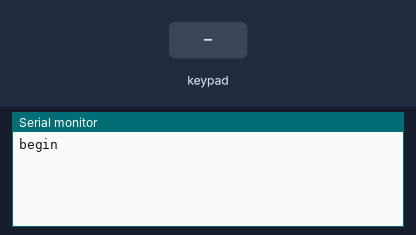
Simulated run of this sketch. Board: Arduino Uno, built with avr-gcc and run on an emulated ATmega328P. Shown: the last lines printed to the serial monitor. The test bench sets the inputs (shaded band). No radio packets arrive unless stated.

Above: at 1.2 s.
1.3 s: key 'A' pressed
At 1.7 s:
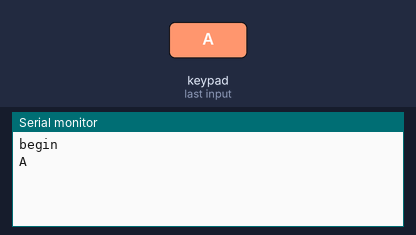
2.8 s: key 'B' pressed
At 3.9 s:
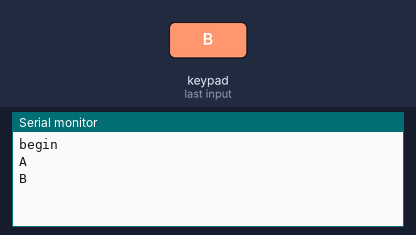
4.3 s: key 'C' pressed
At 4.9 s:
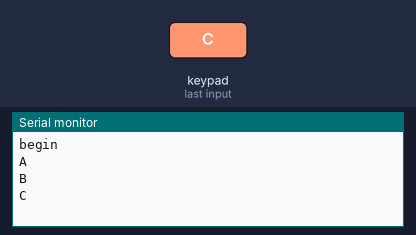
5.8 s: key 'D' pressed
At 6.3 s:
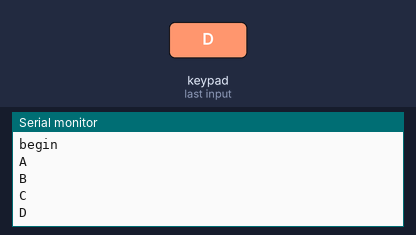

The sketch:

transmit.ino
```cpp
#include <RH_ASK.h>
#include <SPI.h> // Not actually used but needed to compile
#include <Keypad.h>


RH_ASK driver;

//Keypad setup
const byte ROWS = 4; // define row 4
const byte COLS = 4; // define column 4
char lastKeyState = 'A';     // previous state of the key
char keyState = 'A'; //current state of the key
char key = 'A';
char keys[ROWS][COLS] = {
{'M','I','E','A'},
{'N','J','F','B'},
{'O','K','G','C'},
{'P','L','H','D'}
};
// connect row ports of the button to corresponding IO ports on the board
byte rowPins[ROWS] = {2,3,4,5};
// connect column ports of the button to corresponding IO ports on the board
byte colPins[COLS] = {6,7,8,9};
// call class library performance function of Keypad
Keypad keypad = Keypad( makeKeymap(keys), rowPins, colPins, ROWS,  COLS );

char *msg = "Z";

//Wait time
int delayTime = 200;

void setup()
{
    Serial.begin(9600);   // Debugging only
    Serial.println("begin");
    if (!driver.init())
         Serial.println("init failed");
}

void loop()
{
  char key = keypad.getKey();

  if (key == 'A') {
    Serial.println(key);
    const char *msg = "A";
    driver.send((uint8_t *)msg, strlen(msg));
    driver.waitPacketSent();
    delay(delayTime);}
  else if (key == 'B') {
    Serial.println(key);
    const char *msg = "B";
    driver.send((uint8_t *)msg, strlen(msg));
    driver.waitPacketSent();
    delay(delayTime);
    driver.send((uint8_t *)msg, strlen(msg));
    driver.waitPacketSent();
    delay(delayTime);}
  else if (key == 'C') {
    Serial.println(key);
    const char *msg = "C";
    driver.send((uint8_t *)msg, strlen(msg));
    driver.waitPacketSent();
    delay(delayTime);
    driver.send((uint8_t *)msg, strlen(msg));
    driver.waitPacketSent();
    delay(delayTime);}
  else if (key == 'D') {
    Serial.println(key);
    const char *msg = "D";
    driver.send((uint8_t *)msg, strlen(msg));
    driver.waitPacketSent();
    delay(delayTime);
    driver.send((uint8_t *)msg, strlen(msg));
    driver.waitPacketSent();
    delay(delayTime);
    driver.send((uint8_t *)msg, strlen(msg));
    driver.waitPacketSent();
    delay(delayTime);    }
  else if (key == 'E') {
    const char *msg = "E";
    driver.send((uint8_t *)msg, strlen(msg));
    driver.waitPacketSent();
    delay(delayTime);
    driver.send((uint8_t *)msg, strlen(msg));
    driver.waitPacketSent();
    delay(delayTime);}
  else if (key == 'F') {
    const char *msg = "F";
    driver.send((uint8_t *)msg, strlen(msg));
    driver.waitPacketSent();
    delay(delayTime);
    driver.send((uint8_t *)msg, strlen(msg));
    driver.waitPacketSent();
    delay(delayTime);}
  else if (key == 'G') {
    const char *msg = "G";
    driver.send((uint8_t *)msg, strlen(msg));
    driver.waitPacketSent();
    delay(delayTime);
    driver.send((uint8_t *)msg, strlen(msg));
    driver.waitPacketSent();
    delay(delayTime);}
  else if (key == 'H') {
    const char *msg = "H";
    driver.send((uint8_t *)msg, strlen(msg));
    driver.waitPacketSent();
    delay(delayTime);
    driver.send((uint8_t *)msg, strlen(msg));
    driver.waitPacketSent();
    delay(delayTime);}
  else if (key == 'I') {
    const char *msg = "I";
    driver.send((uint8_t *)msg, strlen(msg));
    driver.waitPacketSent();
    delay(delayTime);
    driver.send((uint8_t *)msg, strlen(msg));
    driver.waitPacketSent();
    delay(delayTime);}
  else if (key == 'J') {
    const char *msg = "J";
    driver.send((uint8_t *)msg, strlen(msg));
    driver.waitPacketSent();
    delay(delayTime);
    driver.send((uint8_t *)msg, strlen(msg));
    driver.waitPacketSent();
    delay(delayTime);}
  else if (key == 'K') {
    const char *msg = "K";
    driver.send((uint8_t *)msg, strlen(msg));
    driver.waitPacketSent();
    delay(delayTime);
    driver.send((uint8_t *)msg, strlen(msg));
    driver.waitPacketSent();
    delay(delayTime);}
  else if (key == 'L') {
    const char *msg = "L";
    driver.send((uint8_t *)msg, strlen(msg));
    driver.waitPacketSent();
    delay(delayTime);
    driver.send((uint8_t *)msg, strlen(msg));
    driver.waitPacketSent();
    delay(delayTime);}
  else if (key == 'M') {
    const char *msg = "M";
    driver.send((uint8_t *)msg, strlen(msg));
    driver.waitPacketSent();
    delay(delayTime);
    driver.send((uint8_t *)msg, strlen(msg));
    driver.waitPacketSent();
    delay(delayTime);}
  else if (key == 'N') {
    const char *msg = "N";
    driver.send((uint8_t *)msg, strlen(msg));
    driver.waitPacketSent();
    delay(delayTime);
    driver.send((uint8_t *)msg, strlen(msg));
    driver.waitPacketSent();
    delay(delayTime);}
  else if (key == 'O') {
    const char *msg = "O";
    driver.send((uint8_t *)msg, strlen(msg));
    driver.waitPacketSent();
    delay(delayTime);
    driver.send((uint8_t *)msg, strlen(msg));
    driver.waitPacketSent();
    delay(delayTime);}
  else if (key == 'P') {
    const char *msg = "P";
    driver.send((uint8_t *)msg, strlen(msg));
    driver.waitPacketSent();
    delay(delayTime);
    driver.send((uint8_t *)msg, strlen(msg));
    driver.waitPacketSent();
    delay(delayTime);
  }
    /*const char *msg = "Hello World!";
    driver.send((uint8_t *)msg, strlen(msg));
    driver.waitPacketSent();
    delay(1000);*/
}
```

Measured:
- after the input at 1.3 s, the serial monitor: prints a new line at once (image 1)
- after the input at 2.8 s, the serial monitor: prints a new line at once (image 2)
- after the input at 4.3 s, the serial monitor: prints a new line at once (image 3)
- after the input at 5.8 s, the serial monitor: prints a new line at once (image 4)
